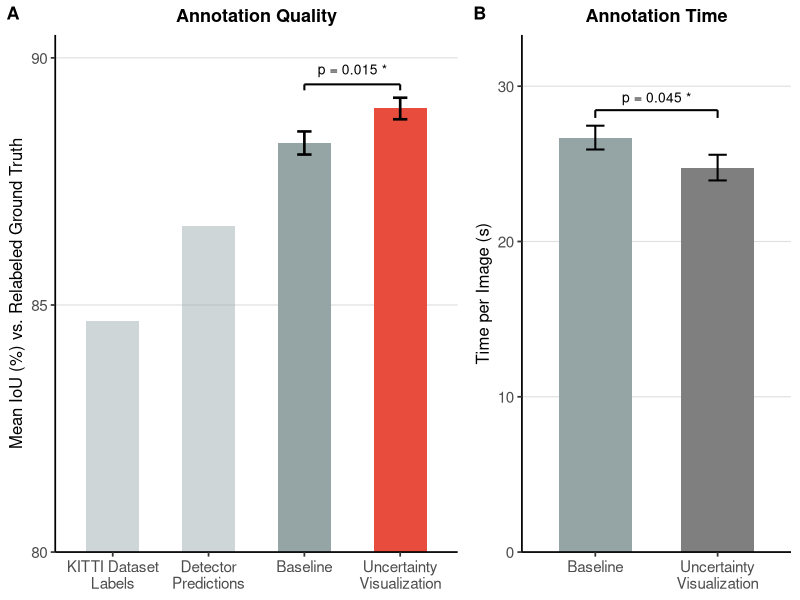
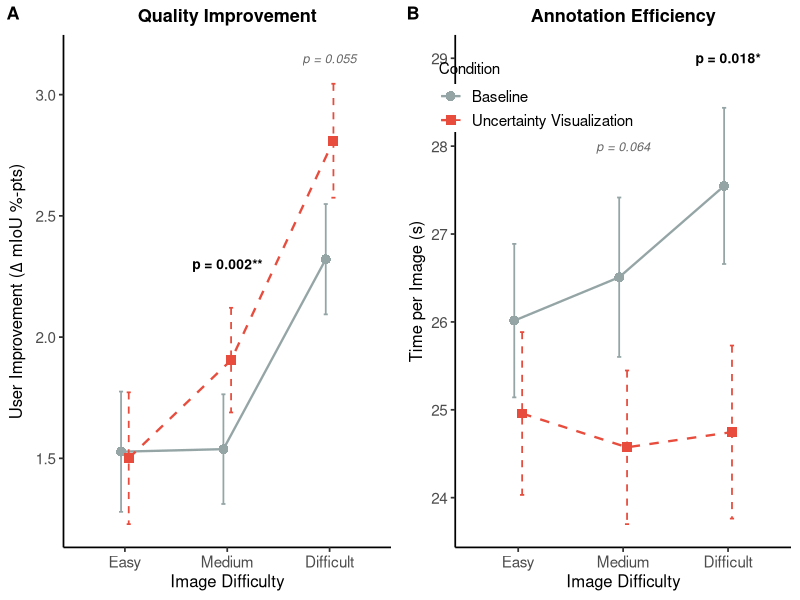

The R source for these figures, in order: (Note: this script raises an error after producing the figures.)
# =============================================================================
# Supplementary Code — Statistical Analysis
# Localization Uncertainty Visualization Study
#
# Manuscript: "From Model Uncertainty to Human Attention: Localization-Aware
#             Visual Cues for Scalable Annotation Review"
#             Under review.
#
# Description:
#   Reproduces all statistical results reported in the main text and
#   supplementary materials. The section numbering below maps onto the
#   manuscript as follows:
#
#   Code Section   Manuscript Location
#   ------------   -----------------------------------------------------------
#   1              Methods > Statistical Analysis (data preparation)
#   2              Results > "Localization Uncertainty Improves Annotation
#                  Quality and Efficiency" (primary t-tests; reported values:
#                  quality t(117.4) = 2.19, p = 0.015, d = 0.4;
#                  efficiency t(117.4) = -1.714, p = 0.045, d = -0.313;
#                  7.2% time reduction)
#   3              Results > same subsection (LME robustness;
#                  quality beta = 0.70, SE = 0.32, t = 2.20, p = 0.030;
#                  efficiency beta = -1.93, SE = 1.12, p = 0.086)
#   4              Results > "The Attention Guidance Effect: Benefits Scale
#                  with Image Difficulty" (per-bin t-tests and LME;
#                  mid+high: quality d = 0.49, p = 0.004;
#                  efficiency d = -0.37, p = 0.022)
#   5              Results > "Cognitive Load and Treatment Effects"
#                  (moderation LME; Wald tests; predicted advantages at ±1 SD)
#   6              Results > "Cognitive Load and Treatment Effects"
#                  (task satisfaction Mann-Whitney U; U = 1985, p = 0.331)
#   7              Methods > Robustness Checks; Supplementary Tables S1–S2
#   8              Results > "Cognitive Load and Treatment Effects"
#                  (exploratory ±1 SD predictions; ~1.05 vs ~0.28 mIoU pp)
#   9              Figures 1–3 in the main text
#
# Input:
#   data/trial_level.csv   — 1,800 trials (120 participants × 15 images)
#   data/boxes_change.csv  — bounding-box-level change data (Figure 3)
#
# Note on hypothesis directionality:
#   Primary t-tests (Sections 2 and 4) are one-tailed, consistent with the
#   pre-specified directional hypotheses: H1 (annotation quality is higher in
#   the uncertainty_vis condition) and H2 (editing time is lower). LME
#   p-values from lmerTest are two-tailed by Satterthwaite default. Where
#   both test types appear together this distinction is noted explicitly.
#
# Dependencies: tidyverse, lme4, lmerTest, coin, cowplot, geepack, emmeans
# R version: 4.4.1
# =============================================================================

library(tidyverse)
library(lme4)
library(lmerTest)
library(coin)
library(cowplot)
library(geepack)
library(emmeans)
library(here)


# =============================================================================
# Helper functions
# =============================================================================

# Print a top-level section banner to console output.
section <- function(title, subtitle = NULL) {
  cat("\n", strrep("=", 70), "\n")
  cat(" ", title, "\n")
  if (!is.null(subtitle)) cat("  ", subtitle, "\n")
  cat(strrep("=", 70), "\n\n")
}

# Print a sub-section banner.
subsection <- function(title) {
  cat("\n  ---", title, "---\n\n")
}

# Compute pooled Cohen's d for two independent groups.
cohens_d <- function(a, b) {
  n_a <- length(a)
  n_b <- length(b)
  pooled_sd <- sqrt(
    ((n_a - 1) * var(a) + (n_b - 1) * var(b)) / (n_a + n_b - 2)
  )
  (mean(a) - mean(b)) / pooled_sd
}

# Run a one-tailed Welch t-test and print a formatted summary with Cohen's d.
# `alternative` follows the convention of stats::t.test ("greater" or "less").
one_tailed_t <- function(a, b, alternative = "greater", label = "") {
  res <- t.test(a, b, alternative = alternative, var.equal = FALSE)
  d   <- cohens_d(a, b)
  cat(sprintf("  %s\n", label))
  cat(sprintf("    Uncertainty Vis. : M = %.4f, SD = %.4f  (n = %d)\n",
              mean(a), sd(a), length(a)))
  cat(sprintf("    Baseline         : M = %.4f, SD = %.4f  (n = %d)\n",
              mean(b), sd(b), length(b)))
  cat(sprintf("    t(%.1f) = %.3f,  p (one-tailed) = %.3f,  d = %.3f\n\n",
              res$parameter, res$statistic, res$p.value, d))
  invisible(list(t = res$statistic, df = res$parameter, p = res$p.value, d = d))
}

# Extract and print the treatment_dummy fixed-effect row from an LME summary.
# `tails` is a descriptive string appended to the output for clarity.
print_lme_treatment <- function(model, label = "", tails = "two-tailed") {
  coef_tbl <- as.data.frame(coef(summary(model)))
  row      <- coef_tbl["treatment_dummy", ]
  cat(sprintf("  %s\n", label))
  cat(sprintf("    beta = %.3f,  SE = %.3f,  t = %.3f,  p = %.3f (%s)\n\n",
              row$Estimate, row$`Std. Error`, row$`t value`, row$`Pr(>|t|)`,
              tails))
}


# =============================================================================
# 1. Data loading and preparation
# =============================================================================
# Manuscript reference: Methods > Dataset and Annotations; Methods >
# Statistical Analysis. The participant-level aggregation produced here is
# the unit of analysis for all primary t-tests (Section 2). Trial-level data
# are passed directly to LME models in Sections 3–7.
# =============================================================================

section(
  "1. DATA PREPARATION",
  "Source: data/trial_level.csv (1,800 trials; 120 participants × 15 images)"
)

trials <- read_csv(here("analysis", "00_data", "trial_level.csv"), show_col_types = FALSE)

condition_levels <- c("baseline", "uncertainty_vis")
bin_levels       <- c("low", "mid", "high")

# Encode condition as an ordered factor and create a numeric dummy (1 =
# uncertainty_vis) for use in LME formulas, which require numeric predictors
# when the interaction term is of interest.
trials <- trials |>
  mutate(
    treatment       = factor(treatment, levels = condition_levels),
    bin             = factor(bin,       levels = bin_levels),
    treatment_dummy = as.integer(treatment == "uncertainty_vis")
  )

# Aggregate to participant-level means for primary t-tests (Section 2).
# LME models in later sections operate on the full trial-level data.
participants <- trials |>
  group_by(participant_id, treatment, treatment_dummy) |>
  summarise(
    mean_mIoU_user    = mean(mIoU_user,        na.rm = TRUE),
    mean_editing_time = mean(editing_time,      na.rm = TRUE),
    cognitive_load    = mean(cognitive_load,    na.rm = TRUE),
    task_satisfaction = mean(task_satisfaction, na.rm = TRUE),
    self_efficacy     = mean(self_efficacy,     na.rm = TRUE),
    task_familiarity  = mean(task_familiarity,  na.rm = TRUE),
    .groups = "drop"
  )

treat_p <- participants |> filter(treatment == "uncertainty_vis")
base_p  <- participants |> filter(treatment == "baseline")
treat_t <- trials       |> filter(treatment == "uncertainty_vis")
base_t  <- trials       |> filter(treatment == "baseline")

cat(sprintf("  Participants loaded : %d  (%d uncertainty_vis, %d baseline)\n",
            nrow(participants), nrow(treat_p), nrow(base_p)))
cat(sprintf("  Trials loaded       : %d  (%d per condition × 15 images)\n",
            nrow(trials), nrow(treat_t)))
cat(sprintf("  Difficulty bins     : %s\n", paste(bin_levels, collapse = ", ")))


# =============================================================================
# 2. Primary analysis — annotation quality and efficiency
# =============================================================================
# Manuscript reference: Results > "Localization Uncertainty Improves
# Annotation Quality and Efficiency" (Annotation Quality and Efficiency
# paragraphs). Reported values from this section:
#   Quality:    t(117.4) = 2.19, p = 0.015, d = 0.4
#   Efficiency: t(117.4) = -1.714, p = 0.045, d = -0.313
#   Time reduction: 7.2% (26.69 s to 24.76 s)
#
# H1: mean mIoU_user is higher in the uncertainty_vis condition (one-tailed).
# H2: mean editing_time is lower in the uncertainty_vis condition (one-tailed).
#
# The unit of analysis is the participant-level mean, making each observation
# independent. Alpha = 0.05.
# =============================================================================

section(
  "2. PRIMARY ANALYSIS: Annotation Quality and Efficiency",
  "Unit: participant-level means | Test: one-tailed Welch t-test | alpha = 0.05"
)

subsection("2a. Annotation quality (mean mIoU per participant)")
cat("  Hypothesis: uncertainty_vis > baseline\n\n")
one_tailed_t(
  treat_p$mean_mIoU_user, base_p$mean_mIoU_user,
  alternative = "greater",
  label       = "Uncertainty Vis. vs. Baseline"
)

subsection("2b. Annotation efficiency (mean editing time per participant)")
cat("  Hypothesis: uncertainty_vis < baseline (faster = better)\n\n")
one_tailed_t(
  treat_p$mean_editing_time, base_p$mean_editing_time,
  alternative = "less",
  label       = "Uncertainty Vis. vs. Baseline"
)

pct_reduction <- (
  mean(base_p$mean_editing_time) - mean(treat_p$mean_editing_time)
) / mean(base_p$mean_editing_time) * 100
cat(sprintf("  Mean time reduction: %.1f%%\n", pct_reduction))


# =============================================================================
# 3. LME robustness models — quality and efficiency
# =============================================================================
# Manuscript reference: Results > "Localization Uncertainty Improves
# Annotation Quality and Efficiency" (paragraphs beginning "To verify the
# robustness of this result"). Reported values from this section:
#   Quality:    beta = 0.70, SE = 0.32, t = 2.20, p = 0.030 (two-tailed)
#   Efficiency: beta = -1.93, SE = 1.12, t = -1.73, p = 0.086 (two-tailed)
#
# Linear mixed-effects models with a random intercept per participant account
# for the repeated-measures structure. Fitted by ML (REML = FALSE) to allow
# likelihood-ratio comparisons in later sections. p-values are two-tailed
# (Satterthwaite approximation via lmerTest). These models complement rather
# than replace the one-tailed t-tests in Section 2.
# =============================================================================

section(
  "3. LME ROBUSTNESS MODELS",
  "Formula: outcome ~ treatment_dummy + (1 | participant_id) | ML | p two-tailed"
)

subsection("3a. Annotation quality (mIoU_user)")
lme_quality <- lmer(
  mIoU_user ~ treatment_dummy + (1 | participant_id),
  data = trials, REML = FALSE
)
print(summary(lme_quality))
print_lme_treatment(lme_quality, "Treatment effect on quality (two-tailed)", "two-tailed")

subsection("3b. Annotation efficiency (editing_time)")
# p-value is two-tailed; directionally consistent with the Section 2b t-test.
lme_time <- lmer(
  editing_time ~ treatment_dummy + (1 | participant_id),
  data = trials, REML = FALSE
)
print(summary(lme_time))
print_lme_treatment(lme_time, "Treatment effect on efficiency (two-tailed)", "two-tailed")


# =============================================================================
# 4. Guidance effect — box-level attention and performance by difficulty
# =============================================================================
# Manuscript reference: Results > "The Attention Guidance Effect: Benefits
# Scale with Image Difficulty". This section mirrors the two-part structure
# of that subsection in the manuscript:
#   4a: Box-level GEE (Figure 3) — establishes that the uncertainty signal
#       successfully redirects attention toward high-uncertainty predictions.
#   4b/4c: Per-bin t-tests (Figure 4) — show that image-level gains scale
#       with difficulty, consistent with the attentional guidance account.
#   4d: Mid+high secondary analysis (Supplementary Table S2) — confirms
#       effects sharpen when restricted to theoretically informative images.
#
# Per-bin reported values:
#   Low:  quality p = 0.227, d = 0.14;  efficiency p = 0.20,  d = -0.15
#   Mid:  quality p = 0.002, d = 0.53;  efficiency p = 0.064, d = -0.28
#   High: quality p = 0.055, d = 0.29;  efficiency p = 0.018, d = -0.386
# Mid+high secondary analysis (Supplementary Table S2):
#   Quality:    t(117.9) = 2.69, p = 0.004, d = 0.49; LME beta = 0.87, p = 0.008
#   Efficiency: t(117.7) = -2.04, p = 0.022, d = -0.37; LME beta = -2.37, p = 0.042
# =============================================================================

section("4. GUIDANCE EFFECT: Box-Level Attention and Performance by Difficulty")

# -----------------------------------------------------------------------------
# 4a. Box-level GEE — probability of bounding box change
# -----------------------------------------------------------------------------
# Manuscript reference: Results > "The Attention Guidance Effect: Benefits
# Scale with Image Difficulty" (first part: "Treatment successfully guides
# attention to uncertain boxes"; Figure 3). Reported values:
#   Condition main effect:    beta = -0.8192, p < .001
#   Uncertainty main effect:  beta = -0.4321, p < .001
#   Interaction:              beta =  0.695, p < .001  (net: 0.695 - 0.432  = 0.263)
#
# GEE models the marginal probability that an annotator modifies a given
# bounding box as a function of log-transformed aleatoric uncertainty.
# Exchangeable working correlation assumes equal within-annotator correlation
# across boxes; sandwich-corrected SEs account for within-cluster dependence.
# Predicted probabilities for Figure 3 are computed via emmeans.
# -----------------------------------------------------------------------------

subsection("4a. Box-level GEE: probability of bounding box change")

boxes <- read_csv(
  here("analysis","00_data", "boxes_change.csv"),
  show_col_types = FALSE
)

boxes <- boxes |>
  select(-entropy) |>
  mutate(
    treatment   = factor(treatment, levels = c("baseline", "uncertainty")),
    log_albox   = log1p(albox_mean),
    participant_id = as.factor(participant_id)
  )

cat(sprintf("  Boxes loaded: %d observations, %d annotators\n\n",
            nrow(boxes), n_distinct(boxes$participant_id)))

gee_mod <- geeglm(
  changed ~ log_albox * treatment,
  data   = boxes,
  id     = participant_id,
  family = binomial,
  corstr = "exchangeable"
)
cat("  GEE model summary (exchangeable correlation, sandwich SEs):\n")
print(summary(gee_mod))

# Marginal predicted probabilities across the uncertainty range, used in
# Figure 3. length.out = 100 gives smooth curves without excess computation.
predictions <- emmeans(
  gee_mod, ~ log_albox * treatment,
  at   = list(log_albox = seq(
    min(boxes$log_albox, na.rm = TRUE),
    max(boxes$log_albox, na.rm = TRUE),
    length.out = 100
  )),
  type = "response"
) |>
  as_tibble() |>
  mutate(
    Condition = ifelse(treatment == "uncertainty", "Uncertainty Visualization", "Baseline"),
    Condition = factor(Condition, levels = c("Baseline", "Uncertainty Visualization"))
  )

subsection("4b. Annotation quality — one-tailed t-tests per bin")
cat("  Unit: participant-level mean mIoU within each bin\n\n")

for (b in bin_levels) {
  bin_means <- trials |>
    filter(bin == b) |>
    group_by(participant_id, treatment) |>
    summarise(mean_mIoU = mean(mIoU_user, na.rm = TRUE), .groups = "drop")
  a_vals <- bin_means |> filter(treatment == "uncertainty_vis") |> pull(mean_mIoU)
  b_vals <- bin_means |> filter(treatment == "baseline")        |> pull(mean_mIoU)
  one_tailed_t(
    a_vals, b_vals,
    alternative = "greater",
    label       = sprintf("Bin = %-4s  (5 images per participant)", b)
  )
}

subsection("4c. Annotation efficiency — one-tailed t-tests per bin")
cat("  Unit: participant-level mean editing time within each bin\n\n")

for (b in bin_levels) {
  bin_means <- trials |>
    filter(bin == b) |>
    group_by(participant_id, treatment) |>
    summarise(mean_time = mean(editing_time, na.rm = TRUE), .groups = "drop")
  a_vals <- bin_means |> filter(treatment == "uncertainty_vis") |> pull(mean_time)
  b_vals <- bin_means |> filter(treatment == "baseline")        |> pull(mean_time)
  one_tailed_t(
    a_vals, b_vals,
    alternative = "less",
    label       = sprintf("Bin = %-4s", b)
  )
}

subsection("4d. Secondary analysis: mid + high difficulty images only")
cat("  Rationale: uncertainty cues are theoretically informative only on non-trivial images.\n\n")

trials_mh <- trials |> filter(bin %in% c("mid", "high"))

cat("  --- t-tests (one-tailed) ---\n\n")

# Quality — mid + high
one_tailed_t(
  trials_mh |>
    group_by(participant_id, treatment) |>
    summarise(m = mean(mIoU_user), .groups = "drop") |>
    filter(treatment == "uncertainty_vis") |>
    pull(m),
  trials_mh |>
    group_by(participant_id, treatment) |>
    summarise(m = mean(mIoU_user), .groups = "drop") |>
    filter(treatment == "baseline") |>
    pull(m),
  alternative = "greater",
  label       = "Quality  (mid + high)"
)

# Efficiency — mid + high
one_tailed_t(
  trials_mh |>
    group_by(participant_id, treatment) |>
    summarise(m = mean(editing_time), .groups = "drop") |>
    filter(treatment == "uncertainty_vis") |>
    pull(m),
  trials_mh |>
    group_by(participant_id, treatment) |>
    summarise(m = mean(editing_time), .groups = "drop") |>
    filter(treatment == "baseline") |>
    pull(m),
  alternative = "less",
  label       = "Efficiency  (mid + high)"
)

# LME models on the mid+high subset (p-values two-tailed).
cat("  --- LME models on mid+high subset (p-values two-tailed) ---\n\n")

lme_mh_quality <- lmer(
  mIoU_user ~ treatment_dummy + (1 | participant_id),
  data = trials_mh, REML = FALSE
)
cat("  LME: quality (mid + high)\n")
print(summary(lme_mh_quality))
print_lme_treatment(
  lme_mh_quality,
  "Treatment effect on quality, mid+high (two-tailed)",
  "two-tailed"
)

lme_mh_time <- lmer(
  editing_time ~ treatment_dummy + (1 | participant_id),
  data = trials_mh, REML = FALSE
)
cat("  LME: efficiency (mid + high)\n")
print(summary(lme_mh_time))
print_lme_treatment(
  lme_mh_time,
  "Treatment effect on efficiency, mid+high (two-tailed)",
  "two-tailed"
)


# =============================================================================
# 5. Cognitive load moderation
# =============================================================================
# Manuscript reference: Results > "Cognitive Load and Treatment Effects"
# (paragraphs covering the LME moderation models). Reported values:
#   Cognitive load descriptives: UV M = 3.02 SD = 1.33; BL M = 3.23 SD = 1.12
#   Quality interaction:    beta = -0.32, SE = 0.26, Wald chi2(1) = 1.48, p = 0.224
#   Efficiency interaction: beta =  0.58, SE = 0.93, Wald chi2(1) = 0.39, p = 0.533
#
# Tests whether self-reported cognitive load moderates the effect of the
# uncertainty visualisation on both outcomes. The interaction term
# treatment_dummy:cognitive_load is of primary interest.
#
# Models are compared against an intercept-only null via likelihood-ratio test
# to assess overall explanatory value. Interaction significance is further
# evaluated with Wald chi-square tests (Section 5d) as a cross-check.
# =============================================================================

section(
  "5. COGNITIVE LOAD MODERATION",
  "Formula: outcome ~ treatment_dummy * cognitive_load + (1 | participant_id)"
)

subsection("5a. Cognitive load descriptives by condition")
cat(sprintf("  Uncertainty Vis. : M = %.2f, SD = %.2f\n",
            mean(treat_p$cognitive_load), sd(treat_p$cognitive_load)))
cat(sprintf("  Baseline         : M = %.2f, SD = %.2f\n",
            mean(base_p$cognitive_load), sd(base_p$cognitive_load)))
cog_test <- t.test(treat_p$cognitive_load, base_p$cognitive_load)
cat(sprintf("  Two-tailed t-test: t = %.3f,  p = %.3f\n",
            cog_test$statistic, cog_test$p.value))

subsection("5b. LME: mIoU_user ~ treatment × cognitive_load")
lme_cog_quality <- lmer(
  mIoU_user ~ treatment_dummy * cognitive_load + (1 | participant_id),
  data = trials, REML = FALSE
)
print(summary(lme_cog_quality))

lme_cog_quality_null <- lmer(
  mIoU_user ~ 1 + (1 | participant_id),
  data = trials, REML = FALSE
)
cat("  Likelihood-ratio test vs. intercept-only null:\n")
print(anova(lme_cog_quality_null, lme_cog_quality))

subsection("5c. LME: editing_time ~ treatment × cognitive_load")
lme_cog_time <- lmer(
  editing_time ~ treatment_dummy * cognitive_load + (1 | participant_id),
  data = trials, REML = FALSE
)
print(summary(lme_cog_time))

lme_cog_time_null <- lmer(
  editing_time ~ 1 + (1 | participant_id),
  data = trials, REML = FALSE
)
cat("  Likelihood-ratio test vs. intercept-only null:\n")
print(anova(lme_cog_time_null, lme_cog_time))

subsection("5d. Wald chi-square tests for the interaction term")
for (mod_label in c("Quality", "Editing Time")) {
  mod      <- if (mod_label == "Quality") lme_cog_quality else lme_cog_time
  coef_tbl <- as.data.frame(coef(summary(mod)))
  beta     <- coef_tbl["treatment_dummy:cognitive_load", "Estimate"]
  se       <- coef_tbl["treatment_dummy:cognitive_load", "Std. Error"]
  wald     <- (beta / se)^2
  wald_p   <- pchisq(wald, df = 1, lower.tail = FALSE)
  cat(sprintf(
    "  %-14s  beta = %+.3f,  SE = %.3f,  Wald chi2(1) = %.2f,  p = %.3f\n",
    mod_label, beta, se, wald, wald_p
  ))
}


# =============================================================================
# 6. Task satisfaction — Mann-Whitney U
# =============================================================================
# Manuscript reference: Results > "Cognitive Load and Treatment Effects"
# (final paragraph of that subsection). Reported values:
#   UV M = 4.05 SD = 1.25; BL M = 3.88 SD = 1.13
#   Mann-Whitney U = 1985, p = 0.331, r_b = -0.10
#
# Task satisfaction was measured on an ordinal Likert scale; the
# Mann-Whitney U test is therefore preferred over a t-test. Effect size is
# reported as the rank-biserial correlation (r_b), which ranges from -1 to 1.
# The non-significant result rules out the possibility that performance gains
# are driven by general positive affect toward the interface.
# =============================================================================

section(
  "6. TASK SATISFACTION: Mann-Whitney U",
  "Test: two-tailed | Effect size: rank-biserial correlation (r_b)"
)

cat(sprintf("  Uncertainty Vis. : M = %.2f, SD = %.2f\n",
            mean(treat_p$task_satisfaction), sd(treat_p$task_satisfaction)))
cat(sprintf("  Baseline         : M = %.2f, SD = %.2f\n",
            mean(base_p$task_satisfaction), sd(base_p$task_satisfaction)))

mw  <- wilcox.test(
  treat_p$task_satisfaction, base_p$task_satisfaction,
  alternative = "two.sided", exact = FALSE
)
r_b <- 1 - (2 * mw$statistic) / (nrow(treat_p) * nrow(base_p))
cat(sprintf("  Mann-Whitney U = %.0f,  p = %.3f,  r_b = %.3f\n",
            mw$statistic, mw$p.value, r_b))


# =============================================================================
# 7. Robustness checks
# =============================================================================
# Manuscript reference: Methods > Robustness Checks; Supplementary Tables S1
# (full sample) and S2 (mid+high subset). The three checks correspond
# directly to checks (a), (b), and (c) as labelled in the manuscript text
# and table notes.
#
# Three checks assess the sensitivity of the quality effect to modelling
# choices. (a) Winsorization addresses potential outlier inflation. (b)
# Adding self-efficacy and task familiarity as covariates tests whether
# pre-existing individual differences explain the treatment effect. (c)
# Controlling for initial model mIoU addresses the possibility that the
# uncertainty_vis group started from a lower baseline and had more room
# to improve; attenuation is expected in the full sample (p = 0.136, Table S1)
# but the effect should survive in the mid+high subset (p = 0.040, Table S2)
# where initial performance is lower and uncertainty cues are theoretically
# informative.
# =============================================================================

section(
  "7. ROBUSTNESS CHECKS",
  "Checks: (a) winsorization  (b) participant covariates  (c) initial model mIoU"
)

subsection("7a. Winsorized mIoU (5th–95th percentile)")
wins_limits <- quantile(trials$mIoU_user, probs = c(0.05, 0.95), na.rm = TRUE)
cat(sprintf("  Winsorization bounds: [%.2f, %.2f]\n\n", wins_limits[1], wins_limits[2]))

trials <- trials |>
  mutate(
    mIoU_user_wins = pmin(pmax(mIoU_user, wins_limits[1]), wins_limits[2])
  )

lme_wins <- lmer(
  mIoU_user_wins ~ treatment_dummy + (1 | participant_id),
  data = trials, REML = FALSE
)
print(summary(lme_wins))
print_lme_treatment(lme_wins, "Winsorized quality (two-tailed)", "two-tailed")

subsection("7b. Self-efficacy and task familiarity as covariates")
lme_covariates <- lmer(
  mIoU_user ~ treatment_dummy + self_efficacy + task_familiarity +
    (1 | participant_id),
  data = trials, REML = FALSE
)
print(summary(lme_covariates))
print_lme_treatment(lme_covariates, "Quality + covariates (two-tailed)", "two-tailed")

subsection("7c. Controlling for initial model mIoU")
# initial_mIoU = mIoU_user - delta_mIoU recovers the model's prediction
# before any user editing. Including it isolates improvement attributable
# to the intervention rather than image-level variation in starting quality.
cat("  initial_mIoU = mIoU_user - delta_mIoU\n\n")

trials <- trials |> mutate(initial_mIoU = mIoU_user - delta_mIoU)
cat(sprintf("  initial_mIoU: M = %.2f,  SD = %.2f,  range = [%.2f, %.2f]\n\n",
            mean(trials$initial_mIoU), sd(trials$initial_mIoU),
            min(trials$initial_mIoU),  max(trials$initial_mIoU)))

cat("  Full sample:\n")
lme_initial_full <- lmer(
  mIoU_user ~ treatment_dummy + initial_mIoU + (1 | participant_id),
  data = trials, REML = FALSE
)
print(summary(lme_initial_full))
print_lme_treatment(
  lme_initial_full,
  "Quality + initial mIoU, full sample (two-tailed)",
  "two-tailed"
)

cat("  Mid + high subset:\n")
trials_mh <- trials |>
  filter(bin %in% c("mid", "high")) |>
  mutate(initial_mIoU = mIoU_user - delta_mIoU)

lme_initial_mh <- lmer(
  mIoU_user ~ treatment_dummy + initial_mIoU + (1 | participant_id),
  data = trials_mh, REML = FALSE
)
print(summary(lme_initial_mh))
print_lme_treatment(
  lme_initial_mh,
  "Quality + initial mIoU, mid+high subset (two-tailed)",
  "two-tailed"
)


# =============================================================================
# 8. Exploratory: predicted treatment effect across cognitive load levels
# =============================================================================
# Manuscript reference: Results > "Cognitive Load and Treatment Effects"
# (paragraph beginning "As an exploratory analysis"). Reported values:
#   Low CL (mean - 1SD): predicted advantage ~1.05 mIoU pp
#   High CL (mean + 1SD): predicted advantage ~0.28 mIoU pp
#
# Uses fixed-effect predictions from the Section 5b LME to characterise how
# the estimated mIoU advantage for the uncertainty_vis condition varies across
# the cognitive load range. Predictions are evaluated at ±1 SD from the mean.
# Because the interaction was not significant (Section 5d), these values are
# descriptive only and should not be interpreted as confirmatory evidence.
# =============================================================================

section(
  "8. EXPLORATORY: Predicted Treatment Effect at ±1 SD Cognitive Load",
  "Source: fixed-effect predictions from Section 5b LME | Descriptive only"
)

cog_mean <- mean(trials$cognitive_load, na.rm = TRUE)
cog_sd   <- sd(trials$cognitive_load,   na.rm = TRUE)
cat(sprintf("  Cognitive load: M = %.2f,  SD = %.2f\n",   cog_mean, cog_sd))
cat(sprintf("  Low  anchor  : %.2f  (mean - 1SD)\n",      cog_mean - cog_sd))
cat(sprintf("  High anchor  : %.2f  (mean + 1SD)\n\n",    cog_mean + cog_sd))

fe <- fixef(lme_cog_quality)

# Returns the model-predicted mIoU for a given treatment and cognitive load.
predict_miou <- function(trt, cl) {
  fe["(Intercept)"]                    +
  fe["treatment_dummy"]                * trt      +
  fe["cognitive_load"]                 * cl       +
  fe["treatment_dummy:cognitive_load"] * trt * cl
}

cat("  Predicted mIoU advantage (uncertainty_vis - baseline):\n\n")
for (label in c("Low (mean - 1SD)", "High (mean + 1SD)")) {
  cl  <- if (grepl("Low", label)) cog_mean - cog_sd else cog_mean + cog_sd
  adv <- predict_miou(1, cl) - predict_miou(0, cl)
  cat(sprintf("    %-22s  CL = %.2f  ->  advantage = %.3f mIoU pp\n",
              label, cl, adv))
}
cat("\n  Note: interaction not significant (Section 5d); descriptive only.\n")


# =============================================================================
# 9. Manuscript figures
# =============================================================================
# Produces Figures 1–3 as referenced in the main text. Output files are
# written to Figures/ as PDF at 300 dpi (11 × 5 or 11 × 5.5 inches).
#   Figure 1 (Overall_Performance.pdf)  → main text Figure 2
#   Figure 2 (Guidance_Effect.pdf)      → main text Figure 4
#   Figure 3 (Guidance_Effect_Boxes.pdf)→ main text Figure 3
# =============================================================================

section("9. FIGURES", "Generating manuscript figures")

dir.create(here("analysis", "01_figures"), showWarnings = FALSE, recursive = TRUE)

# Shared colour palette: baseline (grey) and uncertainty vis (red).
palette_vals <- c("Baseline" = "#95a5a6", "Uncertainty Visualization" = "#e74c3c")

# Minimal theme consistent with manuscript figure standards.
theme_manuscript <- function() {
  theme_classic(base_size = 13) +
    theme(
      axis.title       = element_text(size = 12),
      axis.text        = element_text(size = 11),
      plot.title       = element_text(face = "bold", size = 13, hjust = 0.5),
      legend.title     = element_text(size = 11),
      legend.text      = element_text(size = 11),
      panel.grid       = element_blank(),
      strip.background = element_blank()
    )
}


# --- Figure 1: Overall Performance ------------------------------------------
# Panel A: mean mIoU by condition, with KITTI dataset and detector baselines
#          shown in grey for context.
# Panel B: mean editing time per image by condition.
# Error bars are ±1 standard error of the mean.

exp_summary <- participants |>
  mutate(Condition = recode(treatment,
    "uncertainty_vis" = "Uncertainty\nVisualization",
    "baseline"        = "Baseline"
  )) |>
  group_by(Condition) |>
  summarise(
    mean       = mean(mean_mIoU_user),
    se         = sd(mean_mIoU_user) / sqrt(n()),
    fill_col   = ifelse(unique(Condition) == "Uncertainty\nVisualization", "#e74c3c", "#95a5a6"),
    alpha_val  = 1.0,
    has_errbar = TRUE,
    .groups    = "drop"
  )

# Reference performance levels from the KITTI dataset labels and detector
# predictions (reported in the manuscript; reproduced here for the figure).
ref_summary <- tibble(
  Condition  = c("KITTI Dataset\nLabels", "Detector\nPredictions"),
  mean       = c(84.67, 86.59),
  se         = c(4.74,  4.88) / sqrt(95),
  fill_col   = "#95a5a6",
  alpha_val  = 0.45,
  has_errbar = FALSE
)

summary_df <- bind_rows(ref_summary, exp_summary) |>
  mutate(label = factor(Condition, levels = c(
    "KITTI Dataset\nLabels", "Detector\nPredictions", "Baseline", "Uncertainty\nVisualization"
  )))

bracket_y <- max(summary_df$mean[3:4] + summary_df$se[3:4]) + 0.15
cap_h     <- 0.12

p1a <- ggplot(summary_df, aes(x = label, y = mean)) +
  geom_col(aes(fill = label, alpha = label), width = 0.55, colour = NA) +
  geom_errorbar(
    data  = filter(summary_df, has_errbar),
    aes(ymin = mean - se, ymax = mean + se),
    width = 0.15, linewidth = 0.9
  ) +
  # Significance bracket between Baseline and Uncertainty Vis.
  annotate("segment", x = 3, xend = 3,
           y = bracket_y, yend = bracket_y + cap_h, linewidth = 0.7) +
  annotate("segment", x = 4, xend = 4,
           y = bracket_y, yend = bracket_y + cap_h, linewidth = 0.7) +
  annotate("segment", x = 3, xend = 4,
           y = bracket_y + cap_h, yend = bracket_y + cap_h, linewidth = 0.7) +
  annotate("text", x = 3.5, y = bracket_y + cap_h + 0.2,
           label = "p = 0.015 *", hjust = 0.5, vjust = 0, size = 3.5) +
  scale_fill_manual(
    values = setNames(summary_df$fill_col, levels(summary_df$label)),
    guide  = "none"
  ) +
  scale_alpha_manual(
    values = setNames(summary_df$alpha_val, levels(summary_df$label)),
    guide  = "none"
  ) +
  scale_y_continuous(
    limits = c(80, bracket_y + cap_h + 1.0),
    breaks = seq(80, 95, by = 5),
    expand = expansion(mult = c(0, 0)),
    oob    = scales::rescale_none
  ) +
  labs(
    title = "Annotation Quality",
    x     = NULL,
    y     = "Mean IoU (%) vs. Relabeled Ground Truth"
  ) +
  theme_manuscript() +
  theme(panel.grid.major.y = element_line(colour = "#e0e0e0", linewidth = 0.4))

fig1b_data <- participants |>
  mutate(Condition = factor(
    recode(treatment,
      "uncertainty_vis" = "Uncertainty\nVisualization",
      "baseline"        = "Baseline"
    ),
    levels = c("Baseline", "Uncertainty\nVisualization")
  ))

fig1b_stats <- fig1b_data |>
  group_by(Condition) |>
  summarise(m = mean(mean_editing_time), se = sd(mean_editing_time) / sqrt(n()),
            .groups = "drop")
bracket_y_b <- max(fig1b_stats$m + fig1b_stats$se) + 0.5
cap_h_b     <- 0.5

p1b <- ggplot(fig1b_data,
              aes(x = Condition, y = mean_editing_time, fill = Condition)) +
  stat_summary(fun = mean, geom = "bar", width = 0.6) +
  stat_summary(fun.data = mean_se, geom = "errorbar",
               width = 0.15, linewidth = 0.7) +
  annotate("segment", x = 1, xend = 1,
           y = bracket_y_b, yend = bracket_y_b + cap_h_b, linewidth = 0.7) +
  annotate("segment", x = 2, xend = 2,
           y = bracket_y_b, yend = bracket_y_b + cap_h_b, linewidth = 0.7) +
  annotate("segment", x = 1, xend = 2,
           y = bracket_y_b + cap_h_b, yend = bracket_y_b + cap_h_b,
           linewidth = 0.7) +
  annotate("text", x = 1.5, y = bracket_y_b + cap_h_b + 0.5,
           label = "p = 0.045 *", hjust = 0.5, vjust = 0, size = 3.5) +
  scale_fill_manual(values = palette_vals, guide = "none") +
  scale_y_continuous(expand = expansion(mult = c(0, 0.15))) +
  labs(title = "Annotation Time", x = NULL, y = "Time per Image (s)") +
  theme_manuscript() +
  theme(panel.grid.major.y = element_line(colour = "#e0e0e0", linewidth = 0.4))

fig1 <- plot_grid(
  p1a, p1b,
  ncol = 2, labels = c("A", "B"), label_size = 13,
  align = "h", axis = "bt", rel_widths = c(1.4, 1)
)

ggsave(here("analysis", "01_figures", "Overall_Performance.pdf"),
       plot = fig1, width = 11, height = 5, dpi = 300)
cat("  Figure 1 saved.\n")


# --- Figure 2: Guidance Effect by Difficulty --------------------------------
# Panel A: mean delta-mIoU (user improvement) by difficulty bin and condition.
# Panel B: mean editing time by difficulty bin and condition.
# Points show condition means ± 1 SE; lines connect bins within each condition.
# p-values are from the per-bin one-tailed t-tests in Section 4.

fig2_data <- trials |>
  mutate(Condition = factor(
    ifelse(treatment == "uncertainty_vis", "Uncertainty Visualization", "Baseline"),
    levels = c("Baseline", "Uncertainty Visualization")
  )) |>
  group_by(participant_id, Condition, bin) |>
  summarise(
    mean_delta = mean(delta_mIoU,   na.rm = TRUE),
    mean_time  = mean(editing_time, na.rm = TRUE),
    .groups = "drop"
  )

p2a <- ggplot(fig2_data,
              aes(x = bin, y = mean_delta, colour = Condition,
                  group = Condition, shape = Condition, linetype = Condition)) +
  stat_summary(fun = mean, geom = "point", size = 3,
               position = position_dodge(0.15)) +
  stat_summary(fun = mean, geom = "line",
               position = position_dodge(0.15), linewidth = 0.8) +
  stat_summary(fun.data = mean_se, geom = "errorbar", width = 0.08,
               linewidth = 0.6, position = position_dodge(0.15)) +
  annotate("text", x = 2, y = 2.3,  label = "p = 0.002**",
           hjust = 0.5, size = 3.5, fontface = "bold",   colour = "black") +
  annotate("text", x = 3, y = 3.15, label = "p = 0.055",
           hjust = 0.5, size = 3.2, fontface = "italic", colour = "grey40") +
  scale_colour_manual(values = palette_vals) +
  scale_shape_manual(values = c("Baseline" = 16, "Uncertainty Visualization" = 15)) +
  scale_linetype_manual(
    values = c("Baseline" = "solid", "Uncertainty Visualization" = "dashed")
  ) +
  scale_x_discrete(
    labels = c("low" = "Easy", "mid" = "Medium", "high" = "Difficult")
  ) +
  labs(
    title = "Quality Improvement",
    x     = "Image Difficulty",
    y     = expression("User Improvement (" * Delta * " mIoU %-pts)")
  ) +
  theme_manuscript() +
  theme(legend.position = "none")

p2b <- ggplot(fig2_data,
              aes(x = bin, y = mean_time, colour = Condition,
                  group = Condition, shape = Condition, linetype = Condition)) +
  stat_summary(fun = mean, geom = "point", size = 3,
               position = position_dodge(0.15)) +
  stat_summary(fun = mean, geom = "line",
               position = position_dodge(0.15), linewidth = 0.8) +
  stat_summary(fun.data = mean_se, geom = "errorbar", width = 0.08,
               linewidth = 0.6, position = position_dodge(0.15)) +
  annotate("text", x = 2, y = 28, label = "p = 0.064",
           hjust = 0.5, size = 3.2, fontface = "italic", colour = "grey40") +
  annotate("text", x = 3, y = 29, label = "p = 0.018*",
           hjust = 0.5, size = 3.5, fontface = "bold",   colour = "black") +
  scale_colour_manual(values = palette_vals) +
  scale_shape_manual(values = c("Baseline" = 16, "Uncertainty Visualization" = 15)) +
  scale_linetype_manual(
    values = c("Baseline" = "solid", "Uncertainty Visualization" = "dashed")
  ) +
  scale_x_discrete(
    labels = c("low" = "Easy", "mid" = "Medium", "high" = "Difficult")
  ) +
  labs(
    title    = "Annotation Efficiency",
    x        = "Image Difficulty",
    y        = "Time per Image (s)",
    colour   = "Condition",
    shape    = "Condition",
    linetype = "Condition"
  ) +
  theme_manuscript() +
  theme(
    legend.position   = c(0.25, 0.88),
    legend.background = element_rect(fill = "transparent", colour = NA)
  )

fig2 <- plot_grid(
  p2a, p2b,
  ncol = 2, labels = c("A", "B"), label_size = 13
)

ggsave(here("analysis", "01_figures", "Guidance_Effect.pdf"),
       plot = fig2, width = 11, height = 5.5, dpi = 300)
cat("  Figure 2 saved.\n")


# --- Figure 3: GEE — Probability of Bounding Box Change ---------------------
# Analysis reference: Section 4a. `gee_mod` and `predictions` are fitted
# there and reused here. The figure plots the marginal probability of box
# modification against log-transformed uncertainty, with 95% Wald CIs.

fig_gee <- ggplot(predictions,
                  aes(x = log_albox, y = prob,
                      colour = Condition, fill = Condition)) +
  geom_ribbon(aes(ymin = asymp.LCL, ymax = asymp.UCL),
              alpha = 0.15, colour = NA) +
  geom_line(aes(linetype = Condition), linewidth = 1.2) +
  scale_colour_manual(values = palette_vals) +
  scale_fill_manual(values = palette_vals) +
  scale_linetype_manual(
    values = c("Baseline" = "solid", "Uncertainty Visualization" = "dashed")
  ) +
  scale_y_continuous(
    labels = scales::percent_format(),
    limits = c(0.25, 1), expand = c(0, 0)
  ) +
  labs(
    x = "Log-Transformed Uncertainty",
    y = "Predicted Probability of Change"
  ) +
  theme_classic(base_size = 14) +
  theme(
    legend.position        = "inside",
    legend.position.inside = c(0.2, 0.85),
    legend.background      = element_rect(fill = "transparent"),
    panel.grid.major.y     = element_line(color = "grey95"),
    axis.line              = element_line(linewidth = 0.5),
    axis.ticks             = element_line(linewidth = 0.5)
  )

ggsave(here("analysis", "01_figures", "Guidance_Effect_Boxes.pdf"),
       plot = fig_gee, width = 11, height = 5.5, dpi = 300)
cat("  Figure 3 saved.\n")


cat("\n", strrep("=", 70), "\n")
cat("  Analysis complete.\n")
cat(strrep("=", 70), "\n")
